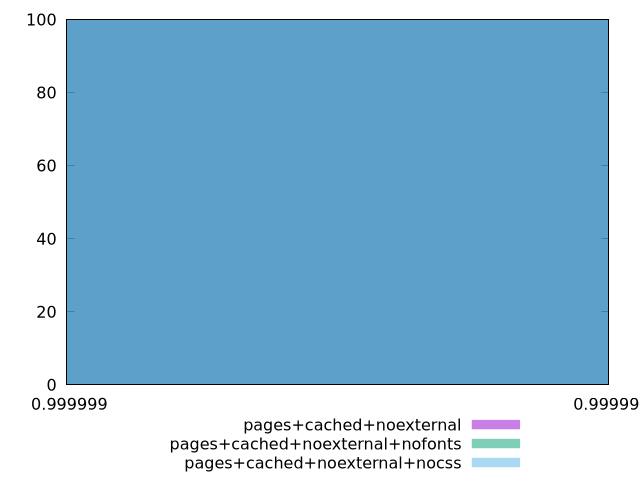

This figure's gnuplot source:
$_pagesCachedNoexternal <<EOF
0.9999993380488859 100
EOF
$_pagesCachedNoexternalNofonts <<EOF
0.9999993380488859 100
EOF
$_pagesCachedNoexternalNocss <<EOF
0.9999993380488859 100
EOF
set key outside below
set terminal pngcairo
set output "report_00004_2020-11-02T20-21-41.718Z/estimated-input-latency/estimated-input-latency_pages+cached+noexternal_pages+cached+noexternal+nofonts_pages+cached+noexternal+nocss+hist.png"
set boxwidth 4.323062270729413e-16
set style fill transparent solid 0.5 noborder
set yrange [0:100]
plot $_pagesCachedNoexternal title "pages+cached+noexternal" with boxes ,$_pagesCachedNoexternalNofonts title "pages+cached+noexternal+nofonts" with boxes ,$_pagesCachedNoexternalNocss title "pages+cached+noexternal+nocss" with boxes ,
